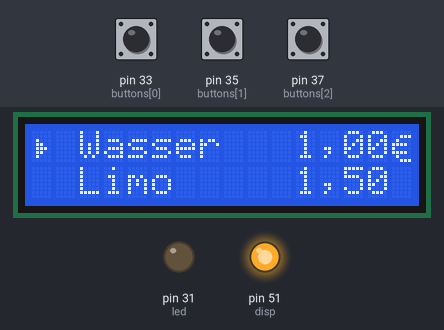
Bench run of a sketch on a simulated Arduino Mega 2560, built with avr-gcc and run on an emulated ATmega2560. Parts: 16×2 character LCD, output pins drawn as LEDs (lit = HIGH). Inputs (shaded band) come from the test bench; at power-on: pin 33 (buttons[0]) HIGH, pin 37 (buttons[2]) HIGH, pin 35 (buttons[1]) HIGH.

Above: at 1.2 s.
1.3 s: pin 33 (buttons[0]) pulled LOW for 0.15 s
At 1.8 s:
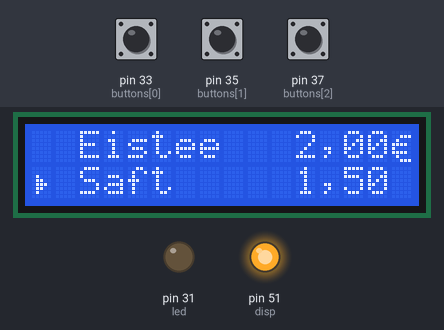
2.9 s: pin 37 (buttons[2]) pulled LOW for 0.15 s
At 4.1 s:
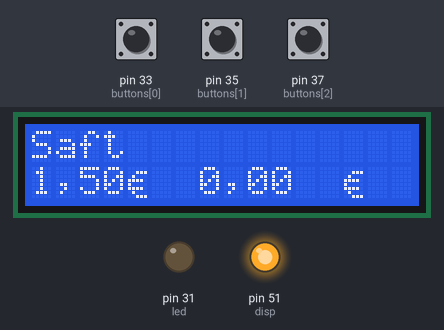
4.5 s: pin 35 (buttons[1]) pulled LOW for 0.15 s
At 5.4 s:
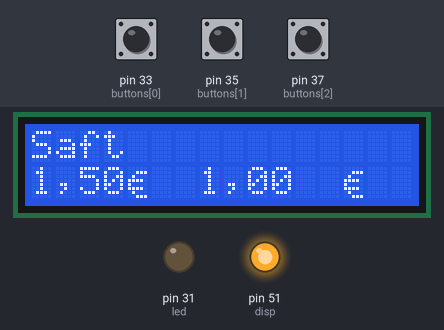
6.1 s: pin 33 (buttons[0]) pulled LOW for 1 s
At 6.6 s:
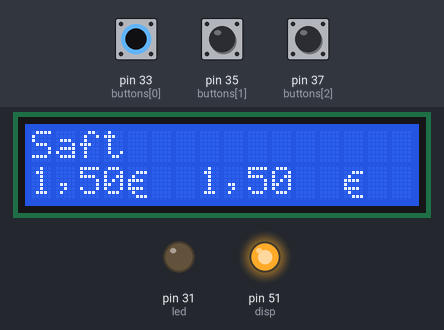
8.6 s: pin 37 (buttons[2]) pulled LOW for 1 s
At 9.7 s:
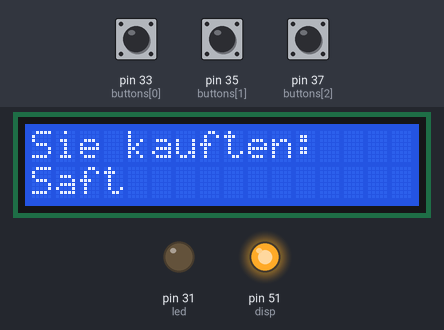
12.6 s: pin 35 (buttons[1]) pulled LOW for 1 s
At 14.0 s:
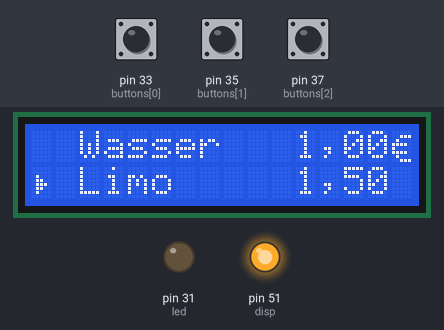
Timing chart, 0 to 15.6 s (numbered marks = the images above; inputs shaded):
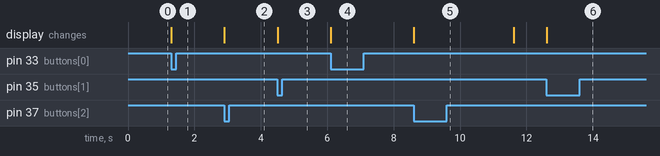

Measured:
- after the input at 1.3 s, the display: changes at once (image 1)
- after the input at 2.9 s, the display: changes at once (image 2)
- after the input at 4.5 s, the display: changes at once (image 3)
- after the input at 6.1 s, the display: changes at once (image 4)
- after the input at 8.6 s, the display: changes at once (image 5)
- after the input at 12.6 s, the display: changes at once (image 6)

The sketch:

assignment4_1_6.ino
```cpp
#include <LiquidCrystal.h>

/*** INITIALISIERUNG ***/
LiquidCrystal lcd(8, 9, 2, 3, 4, 5);  // set up LCD
const int buttons[] = {33, 35, 37};
const int led       = 31;
const int disp      = 51;

/*** GETRAENKELISTE ***/
int DRINKS = 6;
char *drink_name[] = { "Wasser", "Limo", "Bier", "Sprudel", "Eistee", "Saft"};
int  drink_price[] = { 100, 150, 250, 100, 200, 150 }; //Preise in Cent
int  drink_amount[] = {3,3,3,3,3,3};
int paid= 0;
int time= 0;

/*** HAUPMENUE NAVIGATION ***/
int selected_item_in_menu = 0; //Getraenke ID (enspricht Array Position)
int menu_cursor_position  = 0; //0 oder 1, Zeilenauswahl des Displays

/*** TASTER ENTPRELLEN ***/
unsigned long last_select_time[3] = {0};
int pushed[3] = {0};

/*** STATEMASHINE IN DER LOOP ***/
int active_menu = 0;

/*** CUSTOM CHARS ***/
//Custom Char generiert auf: http://fusion94.org/lcdchargen/
byte custom_char_1[8] = {
  0b00000,
  0b00000,
  0b01000,
  0b01100,
  0b01110,
  0b01100,
  0b01000,
  0b00000
};

byte custom_char_2[8] = {
  0b00000,
  0b00111,
  0b01000,
  0b11110,
  0b10000,
  0b11110,
  0b01000,
  0b00111
};
/*******************************************************/
/*** FUNKTIONEN DEFINIEREN                             */
/*******************************************************/

/*
   Gibt Wert zurueck, der in gegebenen Grenzen liegt
*/
int limit (int value, int min, int max) {
  if (value < min)
    return max;
  else if (value > max)
    return min;

  return value;
}

/*
    Hauptmenue auf dem Display anzeigen, abhaengig von Cursorposition
    mittels [selected_item_in_menu - menu_cursor_position (+ 1)] wird dafuer gesorgt,
    dass das Display sich nur "verschiebt", wenn Cursor nicht mehr bewegt werden kann
*/
void print_menu() {
  char buffer[100]; //buffer fuer sprintf

  lcd.clear();

  lcd.setCursor(2, 0); //Setze Curser auf Anfangsposition des oberen Namens
  lcd.print(drink_name[selected_item_in_menu - menu_cursor_position]);
  if(drink_amount[selected_item_in_menu - menu_cursor_position]<=0){
    lcd.setCursor(11, 0);  //Setze Curser auf Anfangsposition des oberen Preises
    lcd.print("----");
  }else{
    sprintf(buffer, "%d,%02d",
          drink_price[selected_item_in_menu - menu_cursor_position] / 100,
          drink_price[selected_item_in_menu - menu_cursor_position] % 100);
    lcd.setCursor(11, 0);  //Setze Curser auf Anfangsposition des oberen Preises
    lcd.print(buffer);
  }
  lcd.setCursor(15, 0);
  lcd.write(byte(1));

  lcd.setCursor(2, 1);  //Setze Curser auf Anfangsposition des unteren Namens
  lcd.print(drink_name[selected_item_in_menu - menu_cursor_position + 1]);
  if(drink_amount[selected_item_in_menu - menu_cursor_position+1]<=0){
    lcd.setCursor(11, 1);  //Setze Curser auf Anfangsposition des unteren Preises
    lcd.print("----");
  } else{
    sprintf(buffer, "%d,%02d",
          drink_price[selected_item_in_menu - menu_cursor_position + 1] / 100,
          drink_price[selected_item_in_menu - menu_cursor_position + 1] % 100);
    lcd.setCursor(11, 1);  //Setze Curser auf Anfangsposition des unteren Preises
    lcd.print(buffer);
  }
  lcd.setCursor(15, 0);
  lcd.write(byte(1));

  //setze Auswahldreieck
  lcd.setCursor(0, menu_cursor_position);
  lcd.write(byte(0)); //die ID des CustomChars (0) muss erst als byte geparsed werden
}

/*
   Gibt Button Input entprellt als int zurueck, beachte Invertierung der Logik durch INPUT_PULLUP
   0: button_up
   1: button_down
   2: button_ok
*/
int read_input () {
  for (int i = 0; i < 3; i++) {
    if (millis() - last_select_time[i] > 25) {
      if (digitalRead(buttons[i]) == LOW && !pushed[i]) {
        pushed[i] = 1;
        last_select_time[i] = millis();

        return i;
      } else if (digitalRead(buttons[i]) == HIGH && pushed[i]) {
        pushed[i] = 0;
        last_select_time[i] = millis();
      }
    }
  }
  return -1;
}

/*
   Aendert Haupmenue Variablen je nach Eingabe ab, wird nur aufgerufen, wenn gerade das Hauptmenue aktiv ist
   Sorgt ausserdem dafuer, dass der Cursor zuerst hoch/runter sprint, bevor das Ganze Display "verschoben" wird
*/
void compute_menu_input(int input) {
  if (input == 0) {
    menu_cursor_position = 0; //cursor bewegt sich in obere Reihe
    selected_item_in_menu = limit(selected_item_in_menu - 1, 0, DRINKS - 1); //verschiebe Auswahl um 1 nach oben, achte aber auf Grenzen
    if(selected_item_in_menu == DRINKS-1){
       menu_cursor_position = 1;
    }
  } else if (input == 1) {
    menu_cursor_position = 1; //cursor bewegt sich in untere Reihe
    selected_item_in_menu = limit(selected_item_in_menu + 1, 0, DRINKS - 1); //verschiebe Auswahl um 1 nach unten, achte aber auf Grenzen
    if(selected_item_in_menu == 0){
       menu_cursor_position = 0;
    }
  }
}

/*
   Gibt Auswahl auf dem Display aus
   Waehrend dieser Anzeige werden jegliche Eingaben ignoriert
*/
void print_selection() {
  lcd.clear();
  lcd.setCursor(0, 0);
  lcd.print("Sie kauften:");
  lcd.setCursor(0, 1);
  lcd.print(drink_name[selected_item_in_menu]);

  delay(500); //Bestaetigung 3 Sekunden anzeigen + Eingaben ignorieren
  digitalWrite(led,HIGH);
  digitalWrite(led,LOW);
  delay(500);
  digitalWrite(led,HIGH);
  digitalWrite(led,LOW);
  delay(500);
  digitalWrite(led,HIGH);
  digitalWrite(led,LOW);
  delay(500);
  digitalWrite(led,HIGH);
  digitalWrite(led,LOW);
  delay(500);
  digitalWrite(led,HIGH);
  digitalWrite(led,LOW);
  delay(500);
  digitalWrite(led,HIGH);
  digitalWrite(led,LOW);
}

void print_payment(){
  char buffer[100];

  lcd.clear();
  lcd.setCursor(0, 0);
  lcd.print(drink_name[selected_item_in_menu]);
  lcd.setCursor(0, 1);
  sprintf(buffer, "%d,%02d",
          drink_price[selected_item_in_menu] / 100,
          drink_price[selected_item_in_menu] % 100);

  lcd.print(buffer);
  lcd.setCursor(4, 1);
  lcd.write(byte(1));

  lcd.setCursor(7, 1);
  sprintf(buffer, "%d,%02d",
          paid / 100,
          paid % 100);

  lcd.print(buffer);
  lcd.setCursor(13, 1);
  lcd.write(byte(1));


}


/*******************************************************/
/*** SETUP + LOOP                                      */
/*******************************************************/

void setup() {
  //IO einrichten
  for (int i = 0; i < 3; i++)
    pinMode(buttons[i], INPUT_PULLUP);
  pinMode(led, OUTPUT);

  //Setze Schaltpin des Transistors als Ausgang und standardmaessig auf HIGH
  pinMode(disp, OUTPUT);
  digitalWrite(disp, HIGH);

  //lcd einrichten
  lcd.begin(16, 2);
  lcd.setCursor(0, 0);
  lcd.createChar(0, custom_char_1); //definiere ein chustomChar (Anzeigen mit Serial.write(byte(0));)
  lcd.createChar(1, custom_char_2);

  print_menu(); //initiales Anzeigen des Haupmenues
}

void loop() {
  //lese und entprelle Taster, bei -1 soll nichts passieren, da keine Eingabe
  int input = read_input();

  if (active_menu == 0) { //Hauptmenue, Getraenkeauswahl

    if (input == 2) {
      //bestaetige Auswahl
      if(drink_amount[selected_item_in_menu] > 0){
        active_menu = 1;
        print_payment();
      }else{
        active_menu = 2;
        time = millis();
        digitalWrite(disp, LOW);
      }
    } else if (input == 0 || input == 1) {
      //veraendere Auswahl
      compute_menu_input(input);
      print_menu();
    }

  } else if (active_menu == 1) { //Bestaetige Auswahl auf Display

    if( input == 0){
      paid = paid+50;
      print_payment();
    } else if(input == 1){
      paid = paid+100;
      print_payment();
    }else if(input == 2 && paid >= drink_price[selected_item_in_menu]){
      print_selection();
      active_menu = 0; //setze Statusvariable zurueck; koennte auch Wechsel in weitere Status initiieren
      selected_item_in_menu = 0;
      menu_cursor_position = 0;
      paid = 0;
      drink_amount[selected_item_in_menu] = drink_amount[selected_item_in_menu] -1;
      print_menu();
    }
  } else if (active_menu==2){
     if(millis()-time >= 150){
        digitalWrite(disp, HIGH);
        active_menu=0;
        print_menu();
     }
  }
}
```
